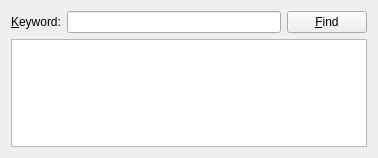
<?xml version="1.0" encoding="UTF-8"?>
<ui version="4.0">
 <class>TextFinder</class>
 <widget class="QWidget" name="TextFinder">
  <property name="geometry">
   <rect>
    <x>0</x>
    <y>0</y>
    <width>378</width>
    <height>158</height>
   </rect>
  </property>
  <property name="windowTitle">
   <string>Find Text</string>
  </property>
  <layout class="QVBoxLayout">
   <item>
    <layout class="QGridLayout">
     <item row="0" column="1">
      <widget class="QLineEdit" name="lineEdit"/>
     </item>
     <item row="0" column="0">
      <widget class="QLabel" name="searchLabel">
       <property name="text">
        <string>&amp;Keyword:</string>
       </property>
       <property name="buddy">
        <cstring>lineEdit</cstring>
       </property>
      </widget>
     </item>
     <item row="0" column="2">
      <widget class="QPushButton" name="findButton">
       <property name="text">
        <string>&amp;Find</string>
       </property>
      </widget>
     </item>
    </layout>
   </item>
   <item>
    <widget class="QTextEdit" name="textEdit"/>
   </item>
   <item>
    <spacer>
     <property name="orientation">
      <enum>Qt::Vertical</enum>
     </property>
     <property name="sizeHint" stdset="0">
      <size>
       <width>20</width>
       <height>16</height>
      </size>
     </property>
    </spacer>
   </item>
  </layout>
 </widget>
 <resources/>
 <connections>
  <connection>
   <sender>lineEdit</sender>
   <signal>returnPressed()</signal>
   <receiver>findButton</receiver>
   <slot>animateClick()</slot>
   <hints>
    <hint type="sourcelabel">
     <x>261</x>
     <y>17</y>
    </hint>
    <hint type="destinationlabel">
     <x>320</x>
     <y>17</y>
    </hint>
   </hints>
  </connection>
 </connections>
</ui>
